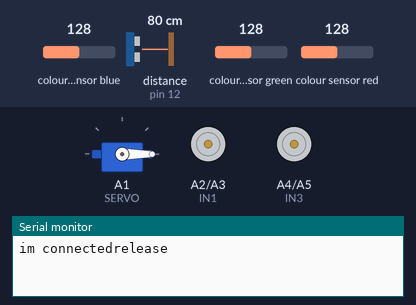
Bench run of a sketch on a simulated Arduino Uno, built with avr-gcc and run on an emulated ATmega328P. Parts: servo, motor-driver pin pairs drawn as motors (green arrow = first pin HIGH = forward, orange = second pin HIGH = backward, longer = more drive, scaled by the enable pin), the last lines printed to the serial monitor. Wiring (inferred from the names in the program): ultrasonic range finder: trigger pin 13; echo pin 12; TCS3200 colour sensor: output pin 8; S2 pin 6; S3 pin 7; S0 pin 4; S1 pin 5. Inputs (shaded band) come from the test bench; at power-on: distance to the obstacle (sensor on pin 12) 80 cm, colour sensor blue 128, colour sensor green 128, colour sensor red 128. The echo pulse lasts 58.3 µs per cm.

Above: at 0.1 s.
At 2.2 s:
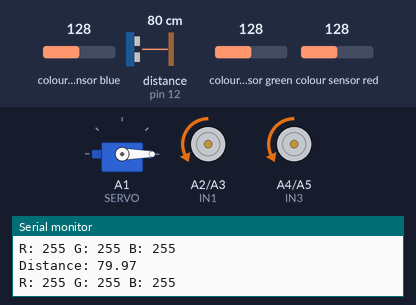
2.3 s: distance to the obstacle (sensor on pin 12) set to 7 cm
5.3 s: distance to the obstacle (sensor on pin 12) set to 4 cm
At 5.9 s:
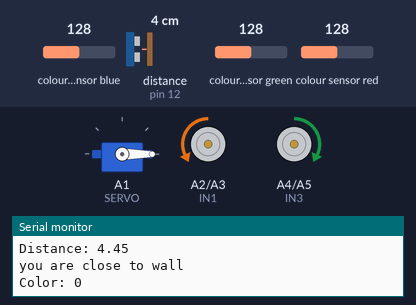
Timing chart, 0 to 14.3 s (numbered marks = the images above; inputs shaded):
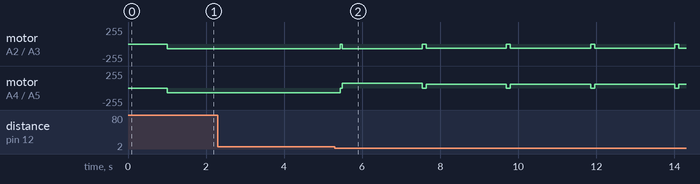

The sketch:

challenge_2.ino
```cpp
#include "api.h"
#include "slidingwindow.h"

#define moveSpeed 70
#define SteerSpeed 60
#define distanceThreshold 5.0
#define normalTurnTime 1000
#define UTurnTime 2 * normalTurnTime
#define endCleaningTurnTime 100

RGBv colors;
int histlen = 5;
int colhist[5] = {-1, -1, -1, -1, -1};
float distancehis[5] = {5.0, 5.0,5.0,5.0,5.0};
float distance = 5;

void moveForward()
{
  setMotors(moveSpeed, moveSpeed);
}

void moveBackward()
{
  setMotors(-moveSpeed, -moveSpeed);
}

void turnLeft()
{
  setMotors(-SteerSpeed, SteerSpeed); // might use tuning on the best speed
}

void turnRight()
{
  setMotors(SteerSpeed, -SteerSpeed);
}

void stopMotors()
{
  setMotors(0, 0);
}

unsigned long turnStartTime = 0;

void setup()
{
  Serial.begin(9600);
  Serial.print("im connected");
  ultrasonicSetup();
  motorSetup();
  colorSensorSetup();
  release(90); // Open claw to reduce footprint


}

void updateDistance(){
  float liveDistance = getDistanceCM();
  for(int i = 0; i < 4; i++){
    distancehis[i] = distancehis[i + 1];
  }
  distancehis[4] = liveDistance;
  float sum = 0.0;
  for (int i = 0; i < 5; i++) {
    sum += distancehis[i];
  }
  distance = sum / 5;
}

void loop()
{
  getRGB(&colors);
  int col = getMaximum(colors.redPW, colors.bluePW, colors.greenPW);
  addnew(colhist, col, histlen);                // Add new colour measurement to colour history

  updateDistance();
  Serial.print("Distance: ");
  Serial.println(distance);
  if (distance < distanceThreshold)
  {                                           // close to a wall, take the instruction
    float feedbackDistance = distance; // declared and intialize the latest distance var
    turnStartTime = millis();                 // restart the timer
    setMotors(0, 0);
    delay(50); // stop for a second to read the color properly
    int curr_color = colouraverage(colhist, histlen); // Get the average colour of the last 5 measurements
    Serial.println("you are close to wall");
    // Serial.print("Red PW = ");
    // Serial.print(colors.redPW);
    // Serial.print(" - Green PW = ");
    // Serial.print(colors.greenPW);
    // Serial.print(" - Blue PW = ");
    // Serial.println(colors.bluePW);
    float cpDistance = distance;
    Serial.print("Color: ");
    Serial.println(curr_color);
    if (curr_color == 1)
    {
      // Turn left if blue
      while ((feedbackDistance <= (cpDistance * 1.5 + 4)) || ((millis() - turnStartTime) <= normalTurnTime))
      {
        updateDistance();
        feedbackDistance = getDistanceCM();
        turnLeft();
      }
      unsigned int temp = millis();
      while ((millis() - temp) <= endCleaningTurnTime)
      {
        updateDistance();
        turnLeft();
      }
    }
    else if (curr_color == 2)
    {
      // Turn right if green
      while ((feedbackDistance <= (cpDistance * 1.5 + 4)) || ((millis() - turnStartTime) <= normalTurnTime))
      {
        updateDistance();
        feedbackDistance = getDistanceCM();
        turnRight();
      }
      unsigned int temp = millis();
      while ((millis() - temp) <= endCleaningTurnTime)
      {
        updateDistance();
        turnRight();
      }
    }
    else if (curr_color == 0)
    {
      // U-turn if red
      while ((millis() - turnStartTime) <= UTurnTime)
      {
        updateDistance();
        feedbackDistance = getDistanceCM();
        turnRight();
      }
      unsigned int temp = millis();
      while (millis() - temp <= endCleaningTurnTime)
      {
        updateDistance();
        turnRight();
      }
    }
    else if (curr_color == -1)
    {
      // go straight if black
      while ((millis() - turnStartTime) <= 3000)
      {
        updateDistance();
        turnRight();
      }
    }
    else
    {
      // default; empty case
    }
    stopMotors();
    delay(50);
  }
  else
  {
    moveForward();
  }
}
```

api.h
```cpp
#include "rgb.h"
#include "motor.h"
#include <Arduino.h>
#include <string.h>  // Required for strcmp()
#include "ultrasonic.h"
```

motor.h
```cpp
#include <Servo.h>

// Motor
#define IN1 A2
#define IN2 A3
#define IN3 A4
#define IN4 A5
#define EN_A 11
#define EN_B 10
#define SERVO A1

Servo myServo;
int servoDelay = 1000;

void motorSetup() {
  Serial.begin (9600); //Starting the serial communication at 9600 baud rate
  //Initializing the motor pins as output
  pinMode(EN_A, OUTPUT);
  pinMode(IN1, OUTPUT);
  pinMode(IN2, OUTPUT);
  pinMode(IN3, OUTPUT);
  pinMode(IN4, OUTPUT);
  pinMode(EN_B, OUTPUT);

  // set Servo pin
  myServo.attach(SERVO);
}

// Drive motors
// Convention: 1,3 LOW for forward; 2,4 LOW for backward
void move_one(int speed, const char* dir, int inPin1, int inPin2, int pwmPin) {
    if (strcmp(dir, "FWD") == 0) {
        digitalWrite(inPin1, LOW);
        digitalWrite(inPin2, HIGH);
    }
    else if (strcmp(dir, "REV") == 0) {
        digitalWrite(inPin1, HIGH);
        digitalWrite(inPin2, LOW);
    }
    analogWrite(pwmPin, speed);
}

void setMotors(int leftSpeed, int rightSpeed) {
    const char* leftDir = (leftSpeed >= 0) ? "FWD" : "REV";
    const char* rightDir = (rightSpeed >= 0) ? "FWD" : "REV";
    move_one(abs(leftSpeed), leftDir, IN1, IN2, EN_A);
    move_one(abs(rightSpeed), rightDir, IN3, IN4, EN_B);
}

void stop() {
    move_one(0, "FWD", IN1, IN2, EN_A);
    move_one(0, "REV", IN3, IN4, EN_B);
}

//Servo Motor
void grab(){
  myServo.write(90);
  Serial.println("grab");
  delay(servoDelay);
}

void release(int degree){
  myServo.write(90-degree);
  Serial.println("release");
  delay(servoDelay);
}
```

rgb.h
```cpp
// Define color sensor pins
#define OE_PIN 3
#define S0 4
#define S1 5
#define S2 6
#define S3 7
#define sensorOut 8

typedef struct {
	int redPW;
  	int bluePW;
  	int greenPW;
} RGBv;

void colorSensorSetup(){
  pinMode(S0, OUTPUT);
	pinMode(S1, OUTPUT);
	pinMode(S2, OUTPUT);
	pinMode(S3, OUTPUT);
  pinMode(sensorOut, INPUT);
  pinMode(OE_PIN, OUTPUT);

  digitalWrite(OE_PIN, LOW);
  digitalWrite(S0, HIGH);
  digitalWrite(S1, LOW);
}

int getRedPW() {
	digitalWrite(S2,LOW);
	digitalWrite(S3,LOW);

	return pulseIn(sensorOut, LOW);
}

int getGreenPW() {
	digitalWrite(S2,HIGH);
	digitalWrite(S3,HIGH);

	return pulseIn(sensorOut, LOW);
}

int getBluePW() {
	digitalWrite(S2,LOW);
	digitalWrite(S3,HIGH);

	return pulseIn(sensorOut, LOW);
}


// Structure for Color Pulse Width Measurements
void getRGB(RGBv *rgb) {

  // Convert frequency to RGB values (mapping range may need calibration)
  rgb->redPW = map(getRedPW(), 100, 500, 255, 0);
  rgb->greenPW = map(getGreenPW(), 100, 500, 255, 0);
  rgb->bluePW = map(getBluePW(), 100, 500, 255, 0);

  // Clamp values to ensure they are in the range 0-255
  rgb->redPW = constrain(rgb->redPW , 0, 255);
  rgb->greenPW = constrain(rgb->greenPW, 0, 255);
  rgb->bluePW = constrain(rgb->bluePW, 0, 255);

  Serial.print("R: "); Serial.print(rgb->redPW);
  Serial.print(" G: "); Serial.print(rgb->greenPW);
  Serial.print(" B: "); Serial.println(rgb->bluePW);
}


int getDelta(RGBv *rgb,int origRed,int origBlue, int origGreen) {
  return (abs(rgb->redPW - origRed) + abs(rgb->bluePW - origBlue) + abs(rgb->greenPW - origGreen));
}

int getMinimum(int red, int blue, int green) {
  // get current state based on which color value is the lowest
  if (min(red, blue) == red && min(red, green) == red) {
    return 0;
  } else if (min(blue, red) == blue && min(blue, green) == blue) {
    return 1;
  } else {
    return 2;
  }
}

int getMaximum(int red, int blue, int green) {
  //If all colours below certain threshold, assume black
  int blk_thres = 80;
  if (red < blk_thres && green < blk_thres && blue < blk_thres) {
    return -1; //-1 represents black
  }

  // get current state based on which color value is the lowest
  if (max(red, blue) == red && max(red, green) == red) {
    return 0;
  } else if (max(blue, red) == blue && max(blue, green) == blue) {
    return 1;
  } else {
    return 2;
  }
}
```

slidingwindow.h
```cpp
void addnew(int* array, int newval, int histlength){
  for (int i = 0; i < histlength - 1; i++) {
    array[i] = array[i + 1];
  }
  array[histlength - 1] = newval;
}

int colouraverage(int* colours, int histlength){
  int red_sum = 0;
  int green_sum = 0;
  int blue_sum = 0;
  int black_sum = 0;
  for (int i = 0; i < histlength; i++) {
    switch(colours[i]){
      case 0:
        red_sum++;
        break;
      case 1:
        blue_sum++;
        break;
      case 2:
        green_sum++;
        break;
      case -1:
        black_sum++;
        break;
    };
  };
  int maxcol = max(red_sum, max(blue_sum, max(green_sum, black_sum)));
  if (maxcol == red_sum) {
      return 0;
  }
  if (maxcol == blue_sum) {
    return 1;
  }
  if (maxcol == green_sum) {
    return 2;
  }
  return -1;
};
```

ultrasonic.h
```cpp
#define trigPin 13
#define echoPin 12

void ultrasonicSetup() {
  pinMode(trigPin, OUTPUT);
  pinMode(echoPin, INPUT);
}


float getDistanceCM() // CM
{
    digitalWrite(trigPin, LOW);
    delayMicroseconds(2);
    digitalWrite(trigPin, HIGH);
    delayMicroseconds(10);
    digitalWrite(trigPin, LOW);

    long duration = pulseIn(echoPin, HIGH);
    float distance = (duration / 2) / 29.1; // Convert to centimeters
    return distance;
}
```

Measured:
- the behaviour switches between 6 and 5 cm on distance to the obstacle (sensor on pin 12) (found by bisection; images 1 and 2)
